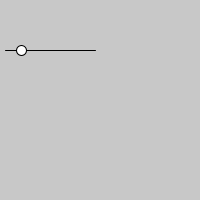
Frame 1 (no input)
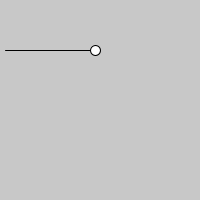
Frame 60 (the mouse pressed at the canvas centre just before this capture)
Frame 120 (the mouse held since frame 60 and released just before this capture): identical to frame 60, image omitted

The Processing sketch that drew these frames (run headless with seeded random() and noise(); from frame 60 on, the mouse is pressed at the canvas centre):

// Processing sketch: processing_122552
// ── processing_122552.pde

void setup()
{
  size (200,200);
}
void draw()
{
  background(200);
  float t = norm(millis(),0,1000);
  float f = norm(t,0,1);
  f=constrain(f,0,1);
  float p;
  /*if(f<0.5) p = map(f, 0,0.5, 0.1);
  else        p = map(f, 0.5,1, 1,0); */
  p = 3*f*f - 2*f*f*f;
  line(5,50,95,50);
  float x = lerp(5,95,f);
  ellipse(x,50,10,10);
}
